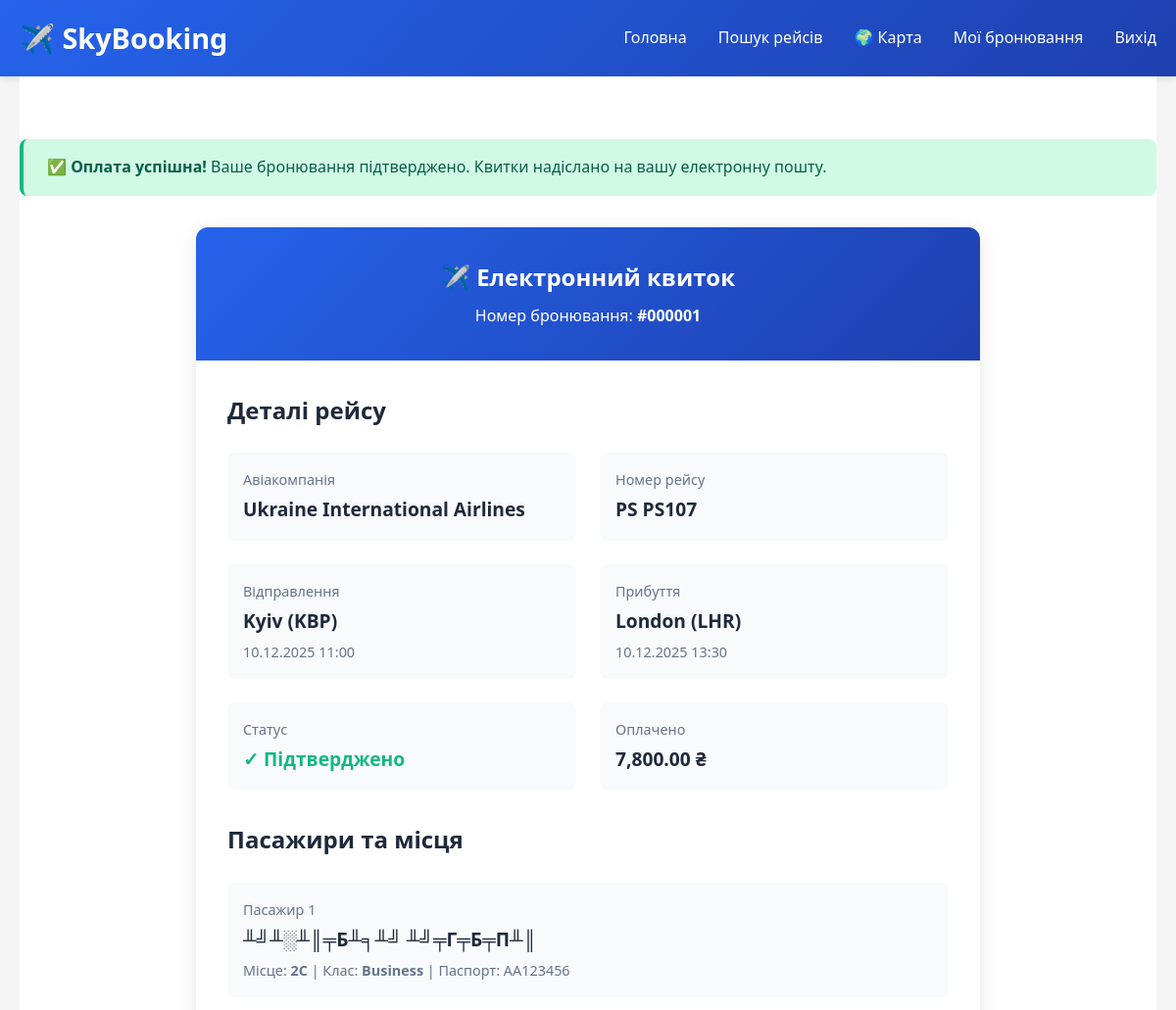
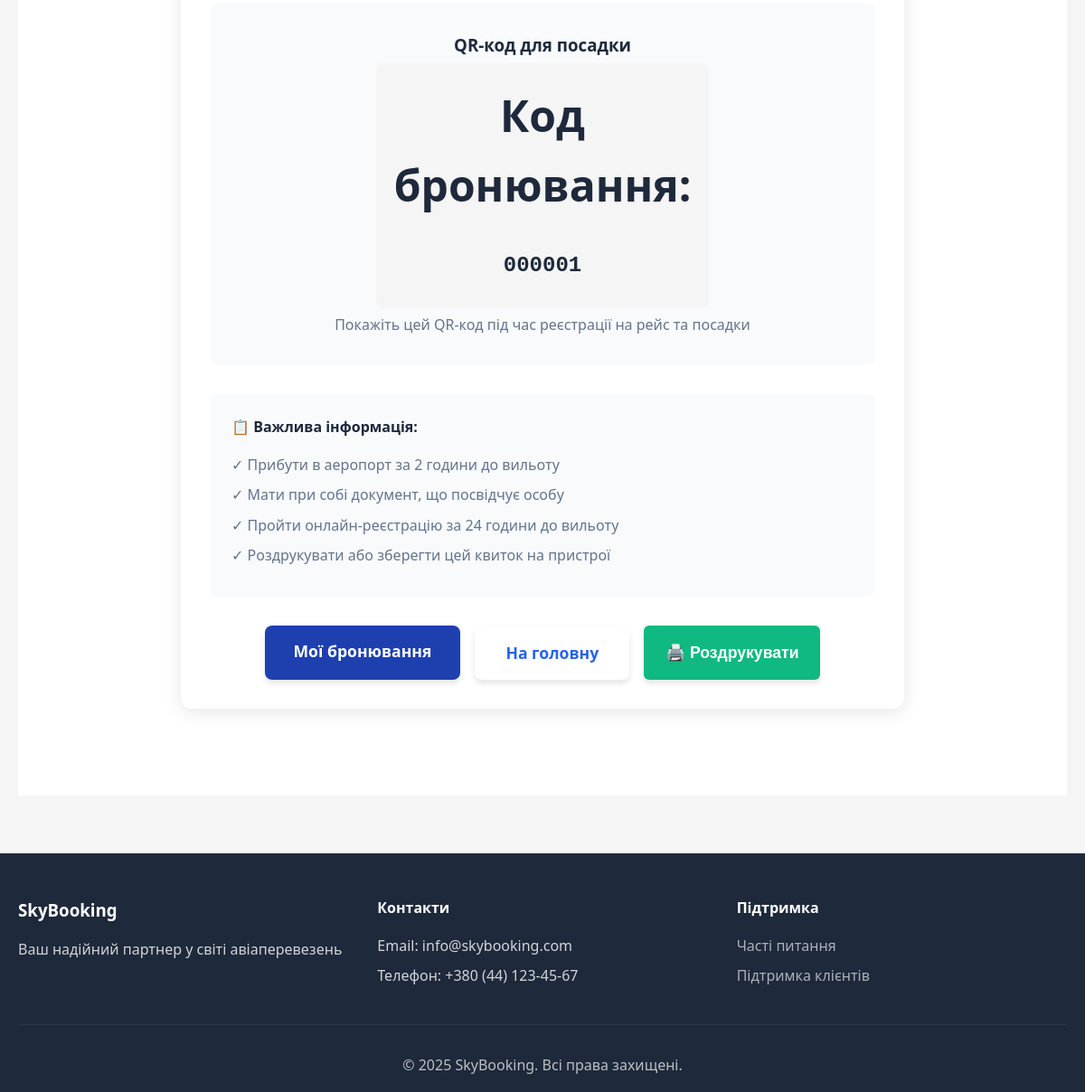
Page /public/ticket.php?booking_id=1 (signed in) on the committed database (2 pictures, top to bottom).
### tables this page shows
CREATE TABLE `bookings` (
  `booking_id` int(11) NOT NULL AUTO_INCREMENT,
  `customer_id` int(11) NOT NULL,
  `booking_date` timestamp NOT NULL DEFAULT current_timestamp(),
  `status` enum('pending','confirmed','cancelled','completed') DEFAULT 'pending',
  `total_amount` decimal(10,2) NOT NULL,
  `payment_status` enum('unpaid','paid','refunded') DEFAULT 'unpaid',
  `currency` varchar(3) DEFAULT 'UAH',
  `created_at` timestamp NOT NULL DEFAULT current_timestamp(),
  `updated_at` timestamp NOT NULL DEFAULT current_timestamp() ON UPDATE current_timestamp(),
  PRIMARY KEY (`booking_id`),
  KEY `idx_customer` (`customer_id`),
  KEY `idx_status` (`status`),
  KEY `idx_booking_date` (`booking_date`),
  CONSTRAINT `bookings_ibfk_1` FOREIGN KEY (`customer_id`) REFERENCES `customers` (`customer_id`) ON DELETE CASCADE
);

CREATE TABLE `airlines` (
  `airline_id` int(11) NOT NULL AUTO_INCREMENT,
  `name` varchar(100) NOT NULL,
  `iata_code` varchar(3) NOT NULL,
  `country` varchar(50) DEFAULT NULL,
  `created_at` timestamp NOT NULL DEFAULT current_timestamp(),
  PRIMARY KEY (`airline_id`),
  UNIQUE KEY `iata_code` (`iata_code`),
  KEY `idx_iata` (`iata_code`)
);

CREATE TABLE `flights` (
  `flight_id` int(11) NOT NULL AUTO_INCREMENT,
  `airline_id` int(11) NOT NULL,
  `flight_number` varchar(10) NOT NULL,
  `departure_airport_id` int(11) NOT NULL,
  `arrival_airport_id` int(11) NOT NULL,
  `departure_time` datetime NOT NULL,
  `arrival_time` datetime NOT NULL,
  `base_price` decimal(10,2) NOT NULL,
  `available_seats` int(11) NOT NULL DEFAULT 0,
  `status` enum('scheduled','boarding','departed','arrived','cancelled','delayed') DEFAULT 'scheduled',
  `created_at` timestamp NOT NULL DEFAULT current_timestamp(),
  `updated_at` timestamp NOT NULL DEFAULT current_timestamp() ON UPDATE current_timestamp(),
  PRIMARY KEY (`flight_id`),
  KEY `airline_id` (`airline_id`),
  KEY `idx_flight_number` (`flight_number`),
  KEY `idx_departure_time` (`departure_time`),
  KEY `idx_departure_airport` (`departure_airport_id`),
  KEY `idx_arrival_airport` (`arrival_airport_id`),
  KEY `idx_status` (`status`),
  CONSTRAINT `flights_ibfk_1` FOREIGN KEY (`airline_id`) REFERENCES `airlines` (`airline_id`) ON DELETE CASCADE,
  CONSTRAINT `flights_ibfk_2` FOREIGN KEY (`departure_airport_id`) REFERENCES `airports` (`airport_id`) ON DELETE CASCADE,
  CONSTRAINT `flights_ibfk_3` FOREIGN KEY (`arrival_airport_id`) REFERENCES `airports` (`airport_id`) ON DELETE CASCADE
);

CREATE TABLE `airports` (
  `airport_id` int(11) NOT NULL AUTO_INCREMENT,
  `name` varchar(100) NOT NULL,
  `city` varchar(50) NOT NULL,
  `country` varchar(50) NOT NULL,
  `iata_code` varchar(3) NOT NULL,
  `latitude` decimal(10,6) DEFAULT NULL,
  `longitude` decimal(10,6) DEFAULT NULL,
  `timezone` varchar(50) DEFAULT NULL,
  `created_at` timestamp NOT NULL DEFAULT current_timestamp(),
  PRIMARY KEY (`airport_id`),
  UNIQUE KEY `iata_code` (`iata_code`),
  KEY `idx_iata` (`iata_code`),
  KEY `idx_city` (`city`)
);

CREATE TABLE `tickets` (
  `ticket_id` int(11) NOT NULL AUTO_INCREMENT,
  `booking_id` int(11) NOT NULL,
  `flight_id` int(11) NOT NULL,
  `passenger_id` int(11) NOT NULL,
  `seat_number` varchar(5) NOT NULL,
  `travel_class` enum('economy','business','first') DEFAULT 'economy',
  `ticket_price` decimal(10,2) NOT NULL,
  `ticket_status` enum('active','used','cancelled') DEFAULT 'active',
  `issued_at` timestamp NOT NULL DEFAULT current_timestamp(),
  PRIMARY KEY (`ticket_id`),
  KEY `idx_booking` (`booking_id`),
  KEY `idx_flight` (`flight_id`),
  KEY `idx_passenger` (`passenger_id`),
  KEY `idx_seat` (`seat_number`),
  CONSTRAINT `tickets_ibfk_1` FOREIGN KEY (`booking_id`) REFERENCES `bookings` (`booking_id`) ON DELETE CASCADE,
  CONSTRAINT `tickets_ibfk_2` FOREIGN KEY (`flight_id`) REFERENCES `flights` (`flight_id`) ON DELETE CASCADE,
  CONSTRAINT `tickets_ibfk_3` FOREIGN KEY (`passenger_id`) REFERENCES `passengers` (`passenger_id`) ON DELETE CASCADE
);

CREATE TABLE `passengers` (
  `passenger_id` int(11) NOT NULL AUTO_INCREMENT,
  `customer_id` int(11) NOT NULL,
  `first_name` varchar(50) NOT NULL,
  `last_name` varchar(50) NOT NULL,
  `date_of_birth` date NOT NULL,
  `passport_number` varchar(20) NOT NULL,
  `nationality` varchar(50) DEFAULT NULL,
  `created_at` timestamp NOT NULL DEFAULT current_timestamp(),
  PRIMARY KEY (`passenger_id`),
  KEY `idx_customer` (`customer_id`),
  KEY `idx_passport` (`passport_number`),
  CONSTRAINT `passengers_ibfk_1` FOREIGN KEY (`customer_id`) REFERENCES `customers` (`customer_id`) ON DELETE CASCADE
);

### public/ticket.php (the view, shortened to what this page needs)
<?php
require_once '../includes/config.php';
$booking_id = isset($_GET['booking_id']) ? intval($_GET['booking_id']) : null;
$stmt = $pdo->prepare("
    SELECT
        b.*,
        f.flight_number,
        f.departure_time,
        f.arrival_time,
        a.name as airline_name,
        a.iata_code as airline_code,
        da.city as departure_city,
        da.name as departure_airport,
        da.iata_code as departure_code,
        aa.city as arrival_city,
        aa.name as arrival_airport,
        aa.iata_code as arrival_code
    FROM bookings b
    JOIN tickets t ON b.booking_id = t.booking_id
    JOIN flights f ON t.flight_id = f.flight_id
    JOIN airlines a ON f.airline_id = a.airline_id
    JOIN airports da ON f.departure_airport_id = da.airport_id
    JOIN airports aa ON f.arrival_airport_id = aa.airport_id
    WHERE b.booking_id = ? AND b.customer_id = ?
    LIMIT 1
");
$stmt->execute([$booking_id, $_SESSION['customer_id']]);
$booking = $stmt->fetch();
$stmt = $pdo->prepare("
    SELECT
        t.*,
        p.first_name,
        p.last_name,
        p.passport_number
    FROM tickets t
    JOIN passengers p ON t.passenger_id = p.passenger_id
    WHERE t.booking_id = ?
    ORDER BY t.ticket_id
");
$stmt->execute([$booking_id]);
$tickets = $stmt->fetchAll();
require_once '../includes/header.php';
?>
<div class="container">
    <section class="section">
        <div class="alert alert-success">
            <strong>✅ Оплата успішна!</strong> Ваше бронювання підтверджено. Квитки надіслано на вашу електронну пошту.
        </div>
        <div class="ticket-container">
            <div class="ticket-header">
                <h1>✈️ Електронний квиток</h1>
                <p>Номер бронювання: <strong>#<?php echo str_pad($booking['booking_id'], 6, '0', STR_PAD_LEFT); ?></strong></p>
            </div>
            <div class="ticket-body">
                <h2 style="margin-bottom: 1.5rem; color: var(--dark-text);">Деталі рейсу</h2>
                <div class="ticket-info">
                    <div class="info-block">
                        <div class="info-label">Авіакомпанія</div>
                        <div class="info-value"><?php echo htmlspecialchars($booking['airline_name']); ?></div>
                    </div>
                    <div class="info-block">
                        <div class="info-label">Номер рейсу</div>
                        <div class="info-value"><?php echo htmlspecialchars($booking['airline_code'] . ' ' . $booking['flight_number']); ?></div>
                    </div>
                    <div class="info-block">
                        <div class="info-label">Відправлення</div>
                        <div class="info-value">
                            <?php echo htmlspecialchars($booking['departure_city']); ?> (<?php echo $booking['departure_code']; ?>)
                        </div>
                        <div style="font-size: 0.9rem; color: var(--gray-text); margin-top: 0.25rem;">
                            <?php echo date('d.m.Y H:i', strtotime($booking['departure_time'])); ?>
                        </div>
                    </div>
                    <div class="info-block">
                        <div class="info-label">Прибуття</div>
                        <div class="info-value">
                            <?php echo htmlspecialchars($booking['arrival_city']); ?> (<?php echo $booking['arrival_code']; ?>)
                        </div>
                        <div style="font-size: 0.9rem; color: var(--gray-text); margin-top: 0.25rem;">
                            <?php echo date('d.m.Y H:i', strtotime($booking['arrival_time'])); ?>
                        </div>
                    </div>
                    <div class="info-block">
                        <div class="info-label">Статус</div>
                        <div class="info-value" style="color: var(--success-color);">
                            ✓ Підтверджено
                        </div>
                    </div>
                    <div class="info-block">
                        <div class="info-label">Оплачено</div>
                        <div class="info-value"><?php echo number_format($booking['total_amount'], 2); ?> ₴</div>
                    </div>
                </div>
                <h2 style="margin: 2rem 0 1.5rem; color: var(--dark-text);">Пасажири та місця</h2>
                <?php foreach ($tickets as $index => $ticket): ?>
                    <div class="info-block" style="margin-bottom: 1rem;">
                        <div class="info-label">Пасажир <?php echo $index + 1; ?></div>
                        <div class="info-value">
                            <?php echo htmlspecialchars($ticket['first_name'] . ' ' . $ticket['last_name']); ?>
                        </div>
                        <div style="font-size: 0.9rem; color: var(--gray-text); margin-top: 0.25rem;">
                            Місце: <strong><?php echo $ticket['seat_number']; ?></strong> |
                            Клас: <strong><?php echo ucfirst($ticket['travel_class']); ?></strong> |
                            Паспорт: <?php echo htmlspecialchars($ticket['passport_number']); ?>
                        </div>
                    </div>
                <?php endforeach; ?>
                <div class="ticket-qr">
                    <h3 style="margin-bottom: 1rem;">QR-код для посадки</h3>
                    <div class="qr-code">
                        <div style="display: none; padding: 20px; background: #f5f5f5; text-align: center; border-radius: 8px;">
                            <strong>Код бронювання:</strong><br>
                            <span style="font-size: 1.5rem; font-family: monospace; font-weight: bold;">
                                <?php echo str_pad($booking['booking_id'], 6, '0', STR_PAD_LEFT); ?>
                            </span>
                        </div>
                    </div>
                    <div class="qr-instructions">
                        Покажіть цей QR-код під час реєстрації на рейс та посадки
                    </div>
                </div>
                <div style="margin-top: 2rem; padding: 1.5rem; background: var(--light-bg); border-radius: 8px;">
                    <h4 style="margin-bottom: 1rem;">📋 Важлива інформація:</h4>
                    <ul style="list-style: none; padding: 0; color: var(--gray-text);">
                        <li style="margin-bottom: 0.5rem;">✓ Прибути в аеропорт за 2 години до вильоту</li>
                        <li style="margin-bottom: 0.5rem;">✓ Мати при собі документ, що посвідчує особу</li>
                        <li style="margin-bottom: 0.5rem;">✓ Пройти онлайн-реєстрацію за 24 години до вильоту</li>
                        <li style="margin-bottom: 0.5rem;">✓ Роздрукувати або зберегти цей квиток на пристрої</li>
                    </ul>
                </div>
                <div style="margin-top: 2rem; text-align: center; display: flex; gap: 1rem; justify-content: center;">
                    <a href="<?php echo BASE_URL; ?>/my-bookings.php" class="btn btn-secondary">Мої бронювання</a>
                    <a href="<?php echo BASE_URL; ?>/index.php" class="btn btn-primary">На головну</a>
                    <button onclick="window.print()" class="btn btn-success">🖨️ Роздрукувати</button>
                </div>
            </div>
        </div>
    </section>
</div>
<?php require_once '../includes/footer.php'; ?>

### public/css/style.css (style rules this page uses)
* { margin: 0; padding: 0; box-sizing: border-box; }
:root { --primary-color: #2563eb; --secondary-color: #1e40af; --success-color: #10b981; --danger-color: #ef4444; --warning-color: #f59e0b; --light-bg: #f8fafc; --dark-text: #1e293b; --gray-text: #64748b; --border-color: #e2e8f0; }
body { font-family: 'Segoe UI', Tahoma, Geneva, Verdana, sans-serif; line-height: 1.6; color: var(--dark-text); background-color: #f5f5f5; margin: 0; padding: 0; }
.container { max-width: 1200px; margin: 0 auto; padding: 0 20px; }
.btn { display: inline-block; padding: 0.875rem 2rem; background: white; color: var(--primary-color); border: none; border-radius: 8px; font-size: 1.1rem; font-weight: 600; text-decoration: none; cursor: pointer; transition: all 0.3s; box-shadow: 0 4px 6px rgba(0, 0, 0, 0.1); text-align: center; }
.btn-primary { background: white; color: var(--primary-color); border: 2px solid white; }
.btn-secondary { background: var(--secondary-color); color: white; }
.btn-success { background: var(--success-color); color: white; }
.section { padding: 4rem 0; background: white; }
.ticket-container { max-width: 800px; margin: 2rem auto; background: white; border-radius: 12px; box-shadow: 0 4px 20px rgba(0, 0, 0, 0.1); overflow: hidden; }
.ticket-header { background: linear-gradient( 135deg, var(--primary-color), var(--secondary-color) ); color: white; padding: 2rem; text-align: center; }
.ticket-header h1 { margin-bottom: 0.5rem; }
.ticket-body { padding: 2rem; }
.ticket-info { display: grid; grid-template-columns: repeat(2, 1fr); gap: 1.5rem; margin-bottom: 2rem; }
.info-block { padding: 1rem; background: var(--light-bg); border-radius: 8px; }
.info-label { font-size: 0.9rem; color: var(--gray-text); margin-bottom: 0.25rem; }
.info-value { font-size: 1.2rem; font-weight: bold; color: var(--dark-text); }
.ticket-qr { text-align: center; padding: 2rem; background: var(--light-bg); border-radius: 12px; }
.qr-code { width: 250px; height: 250px; margin: 0 auto; background: white; padding: 1rem; border-radius: 8px; display: flex; align-items: center; justify-content: center; font-size: 3rem; }
.qr-instructions { margin-top: 1rem; color: var(--gray-text); }
.alert { padding: 1rem 1.5rem; border-radius: 8px; margin-bottom: 1.5rem; }
.alert-success { background: #d1fae5; color: #065f46; border-left: 4px solid var(--success-color); }
.btn-success { background: var(--success-color); color: white; padding: 0.75rem 1.5rem; border: none; border-radius: 6px; font-weight: 600; cursor: pointer; transition: all 0.3s ease; text-decoration: none; display: inline-block; }

### rows in the picture
bookings: booking_id "000001", airlines.name "Ukraine International Airlines", airlines.iata_code "PS PS107", airports.city "Kyiv", airports.iata_code "KBP", flights.departure_time "10.12.2025 11:00", airports.city "London", airports.iata_code "LHR", flights.arrival_time "10.12.2025 13:30", total_amount "7,800.00"
tickets: passenger.last_name "╨╝╨░╨║╤Б╨╕╨╝ ╨╝╤Г╤Б╤П╨║", seat_number "2C", travel_class "Business", passenger.passport_number "AA123456"
